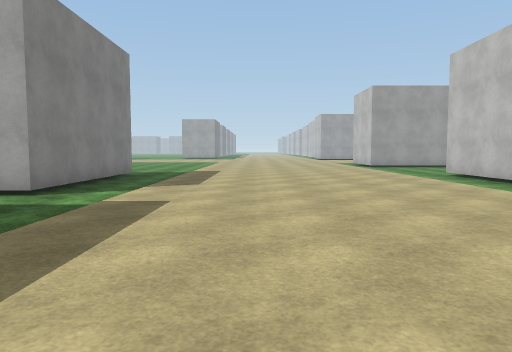
View 1 (above)

17 first-person views from a walk through a 3-D level made in the Unity game engine. The camera is 1.4 m above the floor, tilts 4° down and sees 70° across. The floor is counted in squares, 2 m on a side. Each view is taken from the middle of a square. On the plan, view 1 faces up. The plan holds only what a view shows up to about 11 squares ahead; the rest is blank. The place goes on beyond the plan. Surface patterns are stand-ins for the level's own textures.

View 2
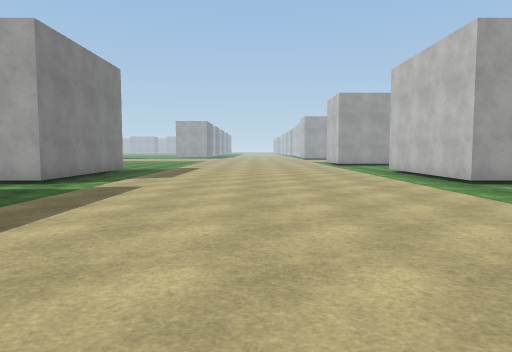

View 3
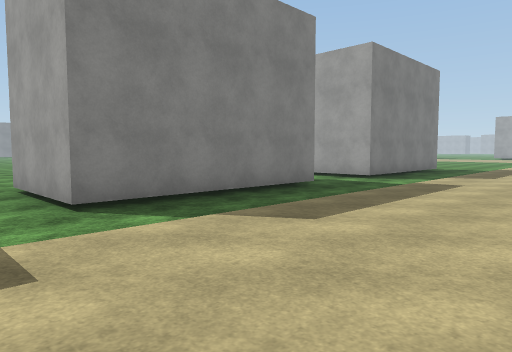

View 4
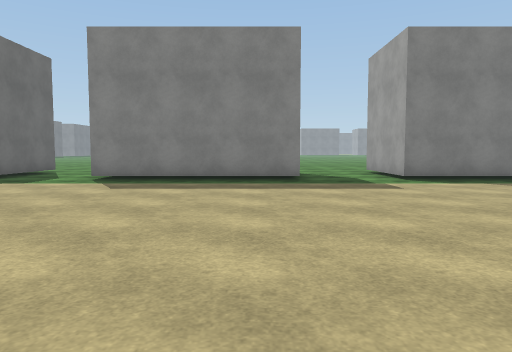

View 5
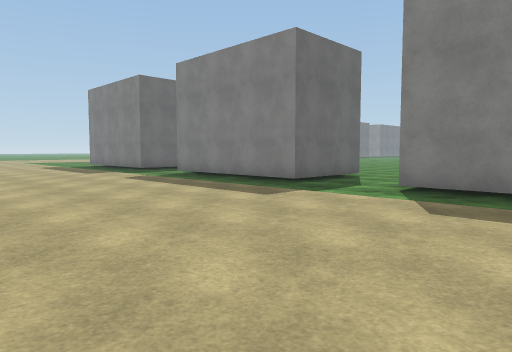

View 6
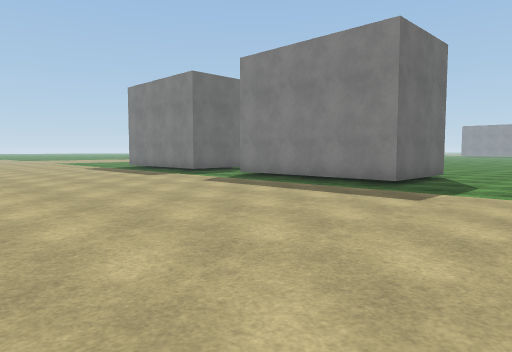

View 7
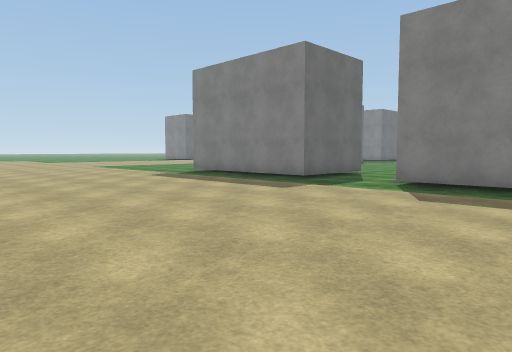

View 8
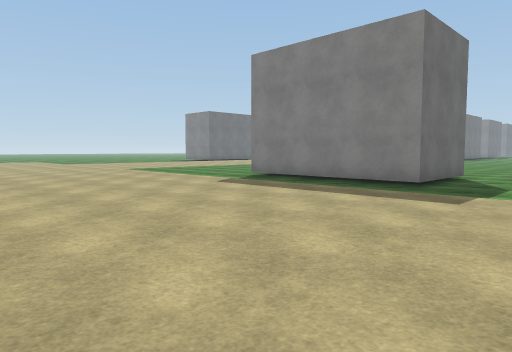

View 9
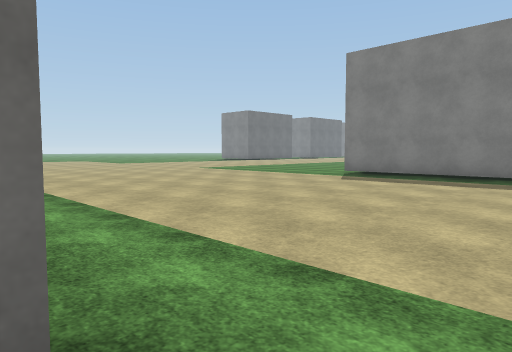

View 10
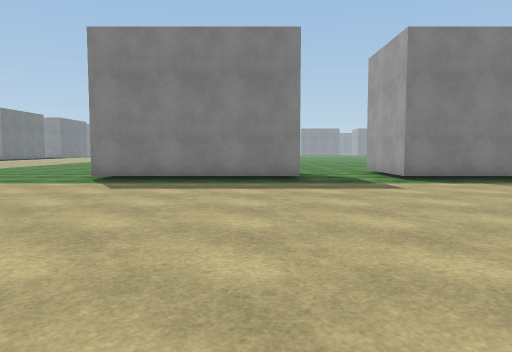

View 11
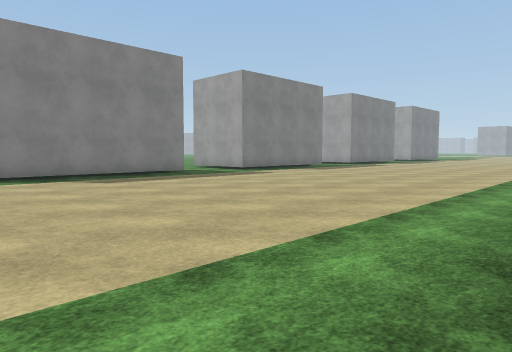

View 12
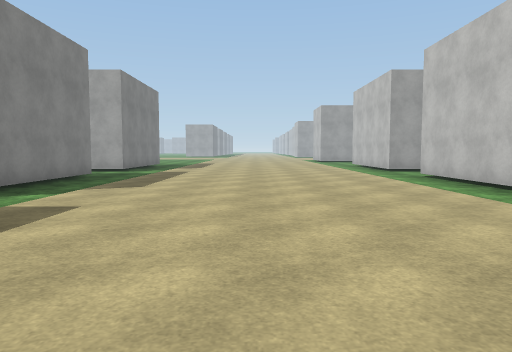

View 13
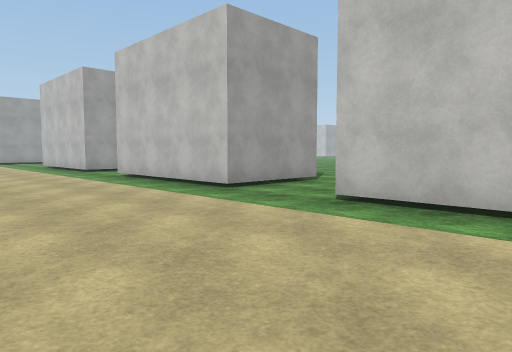

View 14
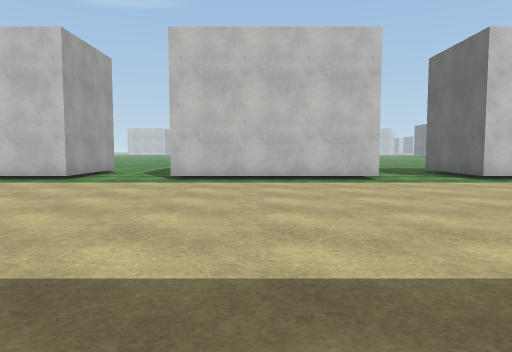

View 15
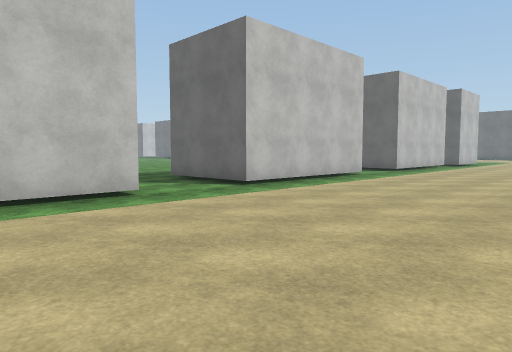

View 16
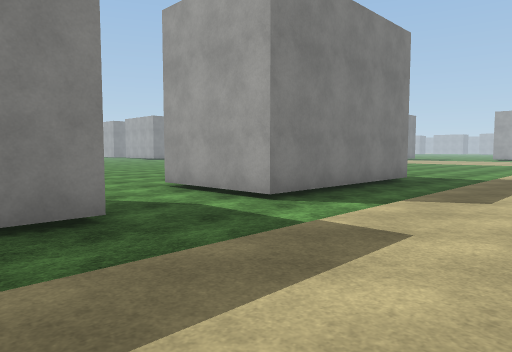

View 17
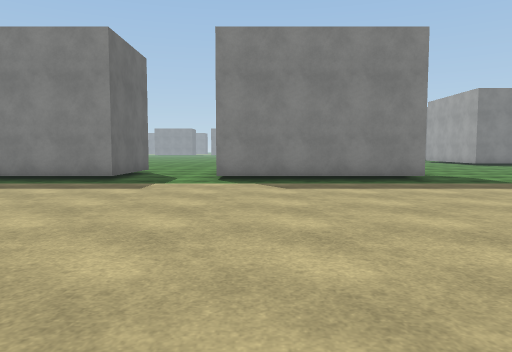

### Floor plan
Points are (right, up) in squares from view 1. A wall is a line through its corners. A room is listed if a view was taken in it or the views show most of it. See-through windows are left out.
Room 1 (views 1, 2, 3, 4, 5, 6, 7, 8, 10, 12, 13, 14, 15, 16, 17)
walls: (-3.7, -3.9) (-3.7, -9); (5.8, -9) (5.8, -3.9); (5.8, -1.5) (5.8, 3.6); (-6.8, -11.4) (-3.7, -11.4) (-3.7, -16.4) (-6.1, -16.4); (5.8, -15.9) (5.8, -11.4); (-6.1, 3.6) (-3.7, 3.6) (-3.7, -1.5) (-6.8, -1.5); (-6.8, -18.9) (-3.7, -18.9) (-3.7, -24); (5.8, 6.1) (5.8, 11.1); (-3.7, 11.1) (-3.7, 6.1) (-6.8, 6.1)
ways out: opening at (6, -17.5) to room 2; opening at (6, -10.5) to room 2; opening at (6, -2.5) to room 2; opening at (6, 4.5) to room 2; opening at (-6.5, -17.5); opening at (-6.5, -10.5); opening at (-6.5, -2.5); opening at (-6.5, 4.5)
Room 2 (views 9, 11)
walls: (8.8, -1.5) (5.8, -1.5); (5.8, -11.4) (8.8, -11.4); (6.8, 6.1) (5.8, 6.1)
ways out: opening at (6, -17.5) to room 1; opening at (6, -10.5) to room 1; opening at (6, -2.5) to room 1; opening at (6, 4.5) to room 1

Positions as (right, up) in squares from view 1, and headings:
1: (0, 0), facing up
2: (1, -2), facing up
3: (1, -3), facing up-left
4: (5, -5), facing left
5: (3, -6), facing down-left
6: (4, -8), facing down-left
7: (4, -13), facing down-left
8: (4, -16), facing down-left
9: (6, -18), facing down-left
10: (5, -20), facing left
11: (6, -18), facing up-left
12: (1, -7), facing up
13: (1, -7), facing up-right
14: (-3, -6), facing right
15: (0, -6), facing down-right
16: (0, 2), facing up-left
17: (5, 7), facing left
